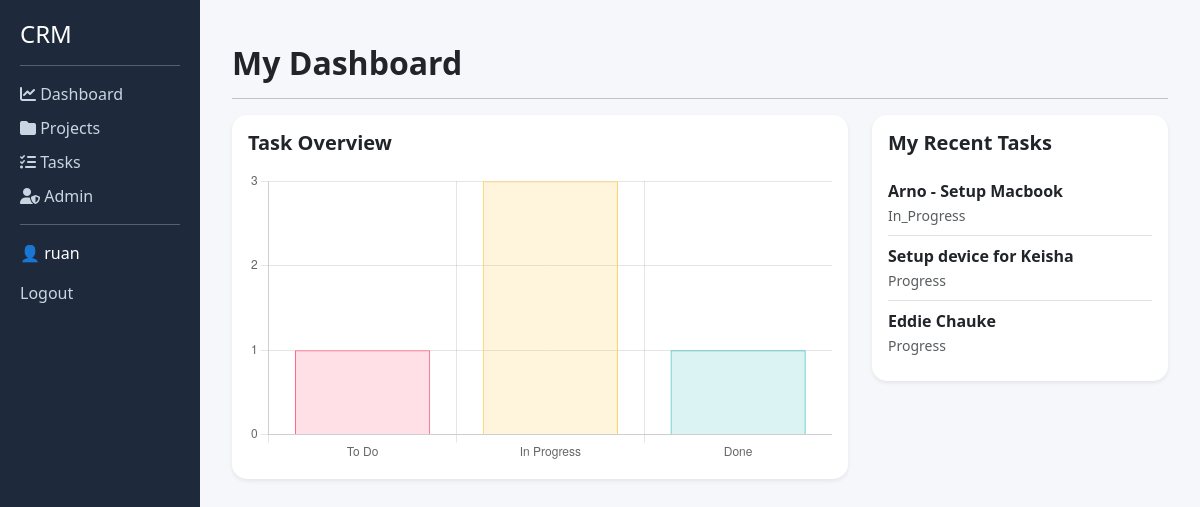
The app's page / (signed in) with its own data.
### crm/models.py (models this page shows, shortened)
class Task(models.Model):
    STATUS_CHOICES = [
        ('todo', 'To Do'),
        ('progress', 'In Progress'),
        ('done', 'Done'),
    ]
    title = models.CharField(max_length=200)
    description = models.TextField()
    project = models.ForeignKey(Project, on_delete=models.CASCADE)
    assigned_to = models.ForeignKey(User, on_delete=models.CASCADE)
    status = models.CharField(max_length=20, choices=STATUS_CHOICES)
    created_at = models.DateTimeField(auto_now_add=True)

### crm/views.py (the view)
# urls.py: path('', views.dashboard, name='dashboard'),
@login_required
def dashboard(request):
    projects = Project.objects.all()
    tasks = Task.objects.all()
    todo_count = tasks.filter(status__icontains='do').count()
    progress_count = tasks.filter(status__icontains='progress').count()
    done_count = tasks.filter(status__icontains='done').count()
    return render(request, 'crm/dashboard.html', {
        'projects': projects,
        'tasks': tasks.order_by('-id')[:3],
        'todo_count': todo_count,
        'progress_count': progress_count,
        'done_count': done_count,
    })

### crm/templates/crm/dashboard.html (shortened to what this page needs)
{% extends 'crm/base.html' %}
{% block content %}
<div class="container mt-4">
    <h2 class="fw-bold">My Dashboard</h2>
    <hr>
    <div class="row">
        <div class="col-md-8 mb-4">
            <div class="card shadow-sm border-0 p-3" style="border-radius: 15px;">
                <h5 class="fw-bold mb-3">Task Overview</h5>
                <canvas id="myChart" width="400" height="200"></canvas>
            </div>
        </div>
        <div class="col-md-4 mb-4">
            <div class="card shadow-sm border-0 p-3" style="border-radius: 15px;">
                <h5 class="fw-bold mb-3">My Recent Tasks</h5>
                <ul class="list-group list-group-flush">
                    {% for task in tasks %}
                        <li class="list-group-item d-flex justify-content-between align-items-center px-0">
                            <div>
                                <strong class="text-dark">{{ task.title }}</strong> <br>
                                <small class="text-muted">{{ task.status|title }}</small>
                            </div>
                            </li>
                    {% empty %}
                        <li class="list-group-item text-muted">No tasks assigned yet.</li>
                    {% endfor %}
                </ul>
            </div>
        </div>
    </div>
</div>
<script>
    const ctx = document.getElementById('myChart');
    new Chart(ctx, {
        type: 'bar',
        data: {
            labels: ['To Do', 'In Progress', 'Done'],
            datasets: [{
                label: '# of Tasks',
                data: [{{ todo_count|default:0 }}, {{ progress_count|default:0 }}, {{ done_count|default:0 }}],
                backgroundColor: [
                    'rgba(255, 99, 132, 0.2)',
                    'rgba(255, 206, 86, 0.2)',
                    'rgba(75, 192, 192, 0.2)'
                ],
                borderColor: [
                    'rgba(255, 99, 132, 1)',
                    'rgba(255, 206, 86, 1)',
                    'rgba(75, 192, 192, 1)'
                ],
                borderWidth: 1
            }]
        },
        options: {
            responsive: true,
            plugins: {
                legend: {
                    display: false
                }
            },
            scales: {
                y: {
                    beginAtZero: true,
                    ticks: {
                        stepSize: 1
                    }
                }
            }
        }
    });
</script>
{% endblock %}

### crm/templates/crm/base.html (shortened to what this page needs)
<!DOCTYPE html>
<html lang="en">
<head>
    <link href="https://cdn.jsdelivr.net/npm/bootstrap@5.3.0/dist/css/bootstrap.min.css" rel="stylesheet">
    <link href="https://cdnjs.cloudflare.com/ajax/libs/font-awesome/6.5.0/css/all.min.css" rel="stylesheet">
</head>
<body>
<div class="container-fluid">
    <div class="row">
        <div class="col-md-2 sidebar">
            <h4>CRM</h4>
            <hr>
            <a href="{% url 'dashboard' %}">
                <i class="fas fa-chart-line"></i> Dashboard
            </a>
            <a href="{% url 'project_list' %}">
                <i class="fas fa-folder"></i> Projects
            </a>
            <a href="{% url 'task_list' %}">
                <i class="fas fa-tasks"></i> Tasks
            </a>
            <a href="/admin/">
                <i class="fas fa-user-shield"></i> Admin
            </a>
            <hr>
            {% if user.is_authenticated %}
                <p>👤 {{ user.username }}</p>
                <a href="{% url 'logout' %}">Logout</a>
            {% else %}
                <a href="{% url 'login' %}">Login</a>
            {% endif %}
        </div>
        <div class="col-md-10 content">
            {% block content %}
            {% endblock %}
        </div>
    </div>
</div>
</body>
</html>

### crm/templates/crm/base.html (style rules this page uses)
body { background-color: #f5f7fb; }
.sidebar { height: 100vh; background: #1e293b; color: white; padding: 20px; }
.sidebar a { color: #cbd5e1; display: block; margin: 10px 0; text-decoration: none; }
.content { padding: 20px; }
.card { border-radius: 12px; box-shadow: 0 4px 10px rgba(0,0,0,0.05); }

### records on screen
Task: title "Arno - Setup Macbook", status "In_Progress"
Task: title "Setup device for Keisha", status "Progress"
Task: title "Eddie Chauke", status "Progress"

### other values on screen
{{ user.username }} "ruan"
chart data {{ todo_count|default:0 }} 1
chart data {{ progress_count|default:0 }} 3
chart data {{ done_count|default:0 }} 1
